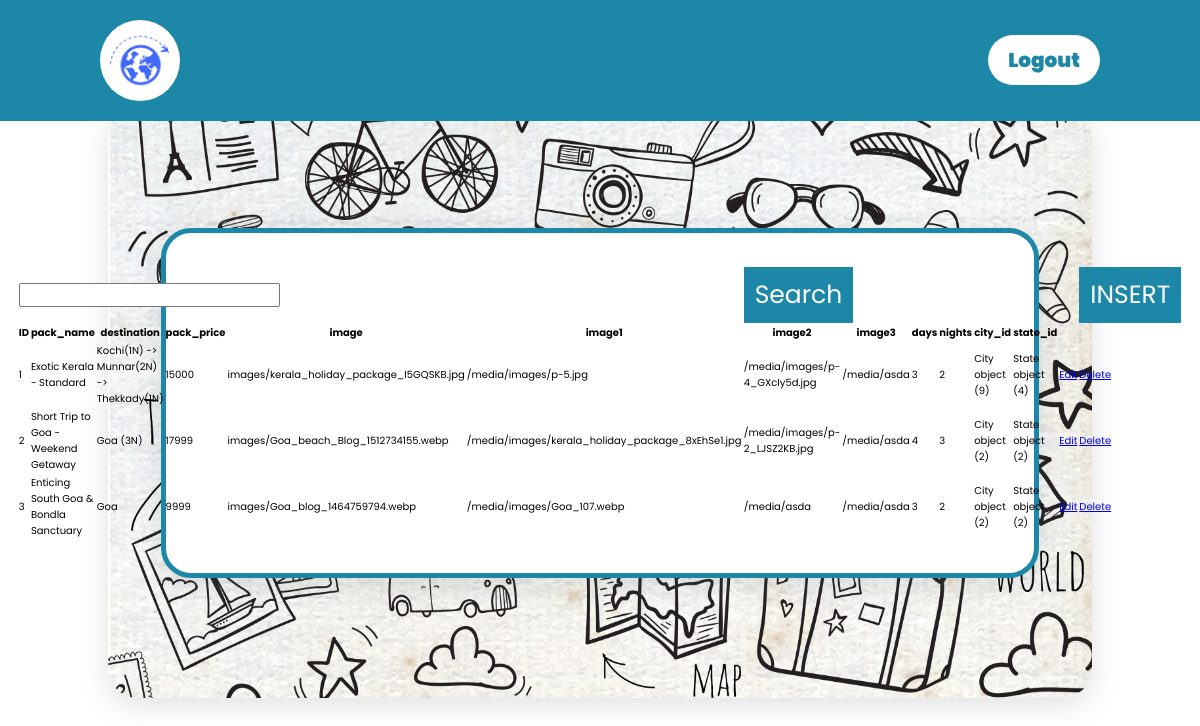
The app's page /admin_package_show with its own data.
### myapp/models.py (models this page shows)
class Package_Master(models.Model):
    pack_name=models.CharField('pack_name',max_length=50)
    destination=models.CharField('destination',max_length=50,default='AaBbCc')
    pack_details=models.CharField('pack_details',max_length=300)
    pack_price=models.IntegerField('pack_price')
    image=models.ImageField(upload_to='images/')
    image1=models.ImageField(upload_to='images/',default='asda')
    image2=models.ImageField(upload_to='images/',default='asda')
    image3=models.ImageField(upload_to='images/',default='asda')
    days=models.CharField('days',max_length=10,default='1')
    nights=models.CharField('nights',max_length=10,default='1')
    city_id=models.ForeignKey(City,on_delete=models.CASCADE,default=1)
    state_id=models.ForeignKey(State,on_delete=models.CASCADE,default=1)

class City(models.Model):
    city_name=models.CharField('city_name',max_length=50)
    city_pincode=models.IntegerField('city_pincode')
    state_id=models.ForeignKey(State,on_delete=models.CASCADE,default=1)

class State(models.Model):
    state_name=models.CharField('state_name',max_length=50)

### myapp/views.py (the view)
# urls.py: path('admin_package_show', views.admin_package_show, name='admin_package_show'),
def admin_package_show(request):
    data=Package_Master.objects.all()
    return render(request,'holiday_package/admin_package_show.html',{'data':data})

### myapp/templates/holiday_package/admin_package_show.html (shortened to what this page needs)
<!DOCTYPE html>
{% load static %}
<html lang="en">
<head>
    <link rel="stylesheet" href="{% static 'css/admin_package_show.css' %}">
    <link rel="stylesheet" href="https://cdnjs.cloudflare.com/ajax/libs/font-awesome/5.15.3/css/all.min.css">
    <link rel="stylesheet" href="https://cdnjs.cloudflare.com/ajax/libs/font-awesome/4.7.0/css/font-awesome.min.css">
</head>
<body>
    <header>
        <img src="{% static 'images/logo.png' %}" class="logo">
        <div class="navbar" id="navbar">
        <a href="{% url 'admin_logout' %}" class="login-btn">Logout</a>
    </div>
    </header>
    <div class="content">
        <div class="content-1">
        <table>
            <form action="" method="POST">
            <tr>
                <td colspan="6"><input name="username"></td>
                <td colspan="7"><button type="submit">Search</button></td>
                <td colspan="2"><button>INSERT</button></td>
            </tr>
            </form>
            <tr>
                <th>ID</th>
                <th>pack_name</th>
                <th>destination</th>
                <th>pack_price</th>
                <th>image</th>
                <th>image1</th>
                <th>image2</th>
                <th>image3</th>
                <th>days</th>
                <th>nights</th>
                <th>city_id</th>
                <th>state_id</th>
            </tr>
            {% for i in data %}
             <tr>
                <td>{{ i.id }}</td>
                <td>{{ i.pack_name }}</td>
                <td>{{ i.destination }}</td>
                <td>{{ i.pack_price }}</td>
                <td>{{ i.image }}</td>
                <td>{{ i.image1.url }}</td>
                <td>{{ i.image2.url }}</td>
                <td>{{ i.image3.url }}</td>
                <td>{{ i.days }}</td>
                <td>{{ i.nights }}</td>
                <td>{{ i.city_id }}</td>
                <td>{{ i.state_id }}</td>
                <td><a href="admin_package_edit/{{ i.id }}">Edit</a></td>
                <td><a href="delete/{{ i.id }}">Delete</a></td>
            </tr>
            {% endfor %}
        </table>
        </div>
    </div>
</body>
</html>

### myapp/static/css/admin_package_show.css (style rules this page uses)
* { margin: 0; padding: 0; box-sizing: border-box; font-family: 'Poppins', sans-serif; }
html { scroll-behavior: smooth; }
header { position: fixed; top: 0; left: 0; width: 100%; display: flex; justify-content: space-between; align-items: center; transition: 0.6s; padding: 20px 100px; background: #1d87a7; z-index: 10000; }
header .logo { position: relative; width: 80px; transition: 0.6s; background-color: #fff; padding: 10px; border-radius: 50%; }
.navbar { display: contents; justify-content: center; padding: 0 50px; position: relative; width: 100%; }
.login-btn { background: #fff; color: #1d87a7; padding: 10px 20px; text-decoration: none; font-size: 20px; font-weight: 900; border-radius: 30px; }
.content { margin: 9%; background-image: url(/static/images/doodle.jpg); background-size: cover; background-position: center; border-radius: 30px; box-shadow: rgb(100 100 111 / 20%) 0px 7px 29px 0px; padding: 10%; display: flex; justify-content: center; }
button { background-color: #1d87a7; text-decoration: none; color: #fff; padding: 8px 10px; right: 44px; top: 36px; font-size: 25px; transition: 0.2s; border: 1px solid #1d87a7; }
.content-1 { width: 118%; background: #fff; padding: 32px; display: flex; border: 5px solid #1d87a7; box-shadow: rgb(100 100 111 / 20%) 0px 7px 29px 0px; border-radius: 30px; justify-content: center; font-size: 10px; }

### records on screen
Package_Master: id "1", pack_name "Exotic Kerala - Standard", destination "Kochi(1N) -> Munnar(2N) -> Thekkady(1N)", pack_price "15000", image "images/kerala_holiday_package_I5GQSKB.jpg", image1 "/media/images/p-5.jpg", image2 "/media/images/p-4_GXcIy5d.jpg", image3 "/media/asda", days "3", nights "2", city_id "City object (9)", state_id "State object (4)"
Package_Master: id "2", pack_name "Short Trip to Goa - Weekend Getaway", destination "Goa (3N)", pack_price "17999", image "images/Goa_beach_Blog_1512734155.webp", image1 "/media/images/kerala_holiday_package_8xEhSe1.jpg", image2 "/media/images/p-2_LJSZ2KB.jpg", image3 "/media/asda", days "4", nights "3", city_id "City object (2)", state_id "State object (2)"
Package_Master: id "3", pack_name "Enticing South Goa & Bondla Sanctuary", destination "Goa", pack_price "9999", image "images/Goa_blog_1464759794.webp", image1 "/media/images/Goa_107.webp", image2 "/media/asda", image3 "/media/asda", days "3", nights "2", city_id "City object (2)", state_id "State object (2)"
